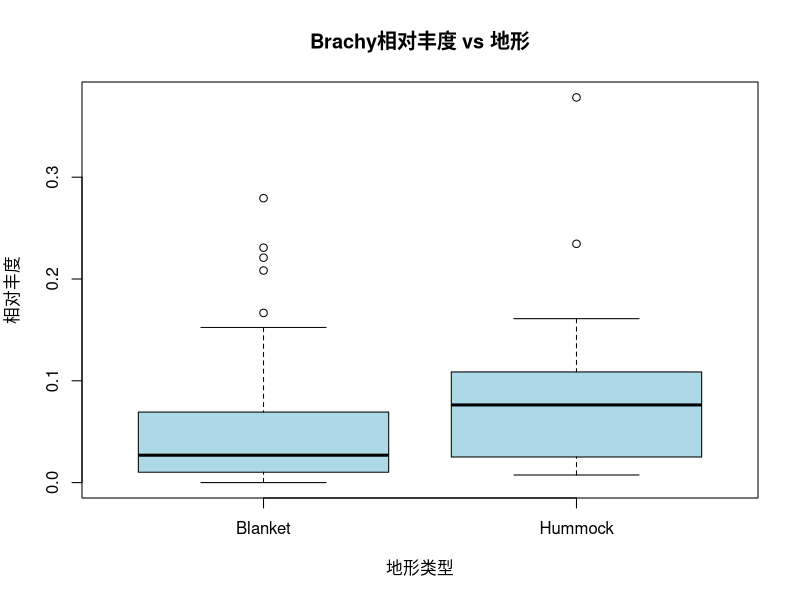

Write R code to recreate this figure.
library(vegan)
data(mite)
data(mite.env)

mites_count <- mite[, "Brachy"]
other_count <- rowSums(mite[, -which(colnames(mite) == "Brachy")])
Topo <- mite.env$Topo

glm1 <- glm(mites_count ~ Topo, family = poisson(link = "log"))
summary(glm1)

total_mites <- rowSums(mite)
rel_abund <- mites_count / total_mites

model.prop <- glm(rel_abund ~ Topo, family = binomial, weights = total_mites)
boxplot(rel_abund ~ Topo, data = mite.env,
        col = "lightblue",
        main = "Brachy相对丰度 vs 地形",
        ylab = "相对丰度", xlab = "地形类型")